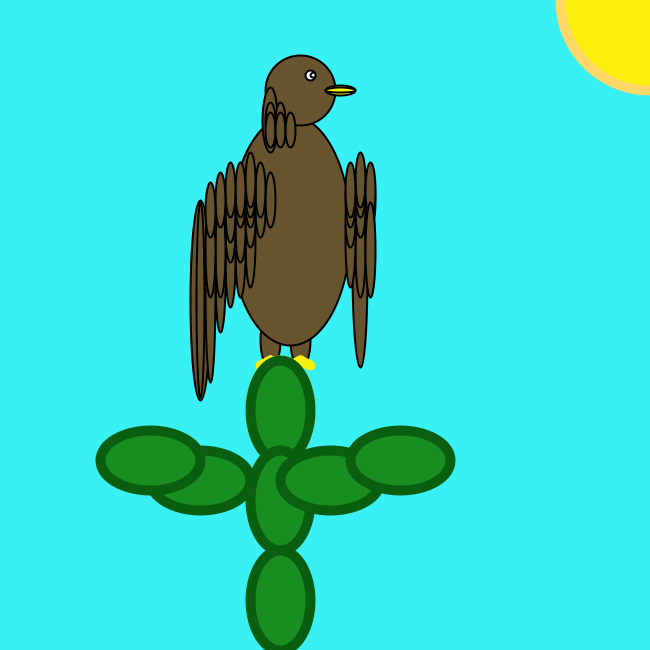
Frame 1 (no input)
Frame 60 (the mouse pressed at the canvas centre just before this capture): identical to frame 1, image omitted
Frame 120 (the mouse held since frame 60 and released just before this capture): identical to frame 1, image omitted

The Processing sketch that drew this single still picture (run headless with seeded random() and noise(); from frame 60 on, the mouse is pressed at the canvas centre):

// Processing sketch: processing_167783
// ── processing_167783.pde

void setup()
{
  size(650,650);
  background(#39F0F5);
  strokeWeight(2);
  fill(#67542E);
  ellipse(270,340,20,55);
  ellipse(300,340,20,55);
  ellipse(290,230,120,230);
  ellipse(300,90,70,70);
  fill(#FFFFFF);
  ellipse(310,75,10,10);
  ellipse(313,75,05,05);
  fill(#F7F00C);
  ellipse(340,90,30,10);
  ellipse(340,90,30,5);
  fill(#67542E);
  ellipse(270,200,10,55);
  ellipse(260,210,10,55);
  ellipse(260,190,10,55);
  ellipse(250,240,10,95);
  ellipse(250,220,10,55);
  ellipse(250,200,10,55);
  ellipse(250,190,10,55);
  ellipse(250,180,10,55);
  ellipse(240,250,10,95);
  ellipse(240,230,10,65);
  ellipse(240,200,10,55);
  ellipse(240,190,10,55);
  ellipse(230,260,10,95);
  ellipse(230,230,10,65);
  ellipse(230,200,10,55);
  ellipse(230,210,10,65);
  ellipse(230,190,10,55);
  ellipse(220,280,10,105);
  ellipse(220,210,10,65);
  ellipse(220,250,10,85);
  ellipse(220,250,10,75);
  ellipse(220,240,10,105);
  ellipse(220,250,10,95);
  ellipse(220,200,10,55);
  ellipse(200,300,20,200);
  ellipse(200,300,8,195);
  ellipse(210,290,10,105);
  ellipse(210,290,10,185);
  ellipse(210,250,10,95);
  ellipse(210,210,10,55);
  ellipse(360,270,15,195);
  ellipse(360,250,10,95);
  ellipse(360,200,10,55);
  ellipse(360,210,10,55);
  ellipse(360,190,10,55);
  ellipse(360,180,10,55);
  ellipse(350,240,10,95);
  ellipse(350,220,10,55);
  ellipse(370,200,10,55);
  ellipse(370,190,10,55);
  ellipse(370,250,10,95);
  ellipse(350,200,10,55);
  ellipse(350,190,10,55);
  ellipse(270,120,15,65);
  ellipse(270,120,10,35);
  ellipse(270,130,10,35);
  ellipse(280,120,10,35);
  ellipse(280,130,10,35);
  ellipse(290,130,10,35);
  strokeWeight(10);
  stroke(#F7F00C);
  line(300,360,290,365);
  line(300,360,300,365);
  line(300,360,310,365);
  stroke(#F7F00C);
  line(270,360,260,365);
  line(270,360,270,365);
  line(270,360,280,365);
  ellipse(280,410,60,100);
  stroke(#FFD767);
  fill(#FAEF0F);
  ellipse(650,0,180,180);
  stroke(#095F0F);
  fill(#188E21);
  ellipse(280,410,60,100);
  ellipse(280,500,60,100);
  ellipse(280,600,60,100);
  ellipse(330,480,100,60);
  ellipse(400,460,100,60);
  ellipse(200,480,100,60);
  ellipse(150,460,100,60);
}
void draw()
{
   
}
void mousePressed()
{ strokeWeight(2);
  fill(#A26F10);
  ellipse(270,340,20,55);
  ellipse(300,340,20,55);
  ellipse(290,230,120,230);
  ellipse(300,90,70,70);
  fill(#FFFFFF);
  ellipse(310,75,10,10);
  ellipse(313,75,05,05);
  fill(#FAF679);
  ellipse(340,90,30,10);
  ellipse(340,90,30,5);
  fill(#A26F10);
  ellipse(270,200,10,55);
  ellipse(260,210,10,55);
  ellipse(260,190,10,55);
  ellipse(250,240,10,95);
  ellipse(250,220,10,55);
  ellipse(250,200,10,55);
  ellipse(250,190,10,55);
  ellipse(250,180,10,55);
  ellipse(240,250,10,95);
  ellipse(240,230,10,65);
  ellipse(240,200,10,55);
  ellipse(240,190,10,55);
  ellipse(230,260,10,95);
  ellipse(230,230,10,65);
  ellipse(230,200,10,55);
  ellipse(230,210,10,65);
  ellipse(230,190,10,55);
  ellipse(220,280,10,105);
  ellipse(220,210,10,65);
  ellipse(220,250,10,85);
  ellipse(220,250,10,75);
  ellipse(220,240,10,105);
  ellipse(220,250,10,95);
  ellipse(220,200,10,55);
  ellipse(200,300,20,200);
  ellipse(200,300,8,195);
  ellipse(210,290,10,105);
  ellipse(210,290,10,185);
  ellipse(210,250,10,95);
  ellipse(210,210,10,55);
  ellipse(360,270,15,195);
  ellipse(360,250,10,95);
  ellipse(360,200,10,55);
  ellipse(360,210,10,55);
  ellipse(360,190,10,55);
  ellipse(360,180,10,55);
  ellipse(350,240,10,95);
  ellipse(350,220,10,55);
  ellipse(370,200,10,55);
  ellipse(370,190,10,55);
  ellipse(370,250,10,95);
  ellipse(350,200,10,55);
  ellipse(350,190,10,55);
  ellipse(270,120,15,65);
  ellipse(270,120,10,35);
  ellipse(270,130,10,35);
  ellipse(280,120,10,35);
  ellipse(280,130,10,35);
  ellipse(290,130,10,35);
  strokeWeight(10);
  stroke(#FAF679);
  line(300,360,290,365);
  line(300,360,300,365);
  line(300,360,310,365);
  stroke(#FAF679);
  line(270,360,260,365);
  line(270,360,270,365);
  line(270,360,280,365);
  ellipse(280,410,60,100);
  stroke(#FAB800);
  fill(#FAEF0F);
  ellipse(650,0,180,180);
  stroke(#8AFC92);
  fill(#095F0F);
  ellipse(280,410,60,100);
  ellipse(280,500,60,100);
  ellipse(280,600,60,100);
  ellipse(330,480,100,60);
  ellipse(400,460,100,60);
  ellipse(200,480,100,60);
  ellipse(150,460,100,60);
}
void keyPressed()
{
  size(650,650);
  background(#39F0F5);
  strokeWeight(2);
  fill(#67542E);
  ellipse(135,170,10,27.5);
  ellipse(150,170,10,27.5);
  ellipse(145,115,60,115);
  ellipse(150,45,35,35);
  fill(#FFFFFF);
  ellipse(155,37.5,5,5);
  ellipse(156.5,37.5,2.5,2.5);
  fill(#F7F00C);
  ellipse(170,45,15,5);
  ellipse(170,45,15,2.5);
  fill(#67542E);
  ellipse(135,100,5,27.5);
  ellipse(130,105,5,27.5);
  ellipse(130,95,5,27.5);
  ellipse(125,120,5,47.5);
  ellipse(125,110,5,27.5);
  ellipse(125,100,5,27.5);
  ellipse(125,95,5,27.5);
  ellipse(125,90,5,27.5);
  ellipse(120,125,5,47.5);
  ellipse(120,115,5,32.5);
  ellipse(120,100,5,27.5);
  ellipse(120,95,5,27.5);
  ellipse(115,130,5,47.5);
  ellipse(115,115,5,32.5);
  ellipse(115,100,5,27.5);
  ellipse(115,105,5,32.5);
  ellipse(115,95,5,27.5);
  ellipse(110,140,5,52.5);
  ellipse(110,105,5,32.5);
  ellipse(110,125,5,42.5);
  ellipse(110,125,5,37.5);
  ellipse(110,120,5,52.5);
  ellipse(110,125,5,47.5);
  ellipse(110,100,5,27.5);
  ellipse(100,150,10,100);
  ellipse(100,150,4,97.5);
  ellipse(105,145,5,52.5);
  ellipse(105,145,5,92.5);
  ellipse(105,125,5,47.5);
  ellipse(105,105,5,27.5);
  ellipse(180,135,7.5,95.7);
  ellipse(180,125,5,47.5);
  ellipse(180,100,5,27.5);
  ellipse(180,105,5,27.5);
  ellipse(180,95,5,27.5);
  ellipse(180,90,5,27.5);
  ellipse(175,120,5,47.5);
  ellipse(175,110,5,27.5);
  ellipse(175,100,5,27.5);
  ellipse(175,95,5,27.5);
  ellipse(175,125,5,47.5);
  ellipse(175,100,5,27.5);
  ellipse(175,95,5,27.5);
  ellipse(135,60,7.5,32.5);
  ellipse(135,60,5,17.5);
  ellipse(135,65,5,17.5);
  ellipse(140,60,5,17.5);
  ellipse(140,60,5,17.5);
  ellipse(145,65,5,17.5);
  strokeWeight(10);
  stroke(#F7F00C);
  line(150,180,145,182.5);
  line(150,180,150,182.5);
  line(150,180,165,182.5);
  stroke(#F7F00C);
  line(135,180,130,182.5);
  line(135,180,135,182.5);
  line(135,180,140,182.5);
  ellipse(140,205,30,50);
  stroke(#FFD767);
  fill(#FAEF0F);
  ellipse(325,0,90,90);
  stroke(#095F0F);
  fill(#188E21);
  ellipse(140,205,30,50);
  ellipse(140,250,30,50);
  ellipse(140,300,30,50);
  ellipse(155,230,50,30);
  ellipse(200,230,50,30);
  ellipse(120,230,50,30);
  ellipse(75,230,50,30);
}
